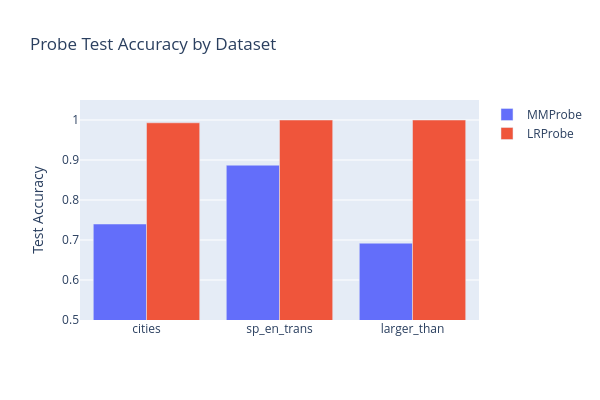

Write notebook code for a chart like this one.
### Markdown cell above
### Exercise - implement `LRProbe`

> ```yaml
> Difficulty: 🔴🔴🔴⚪⚪
> Importance: 🔵🔵🔵🔵🔵
> 
> You should spend up to 15-20 minutes on this exercise.
> Logistic regression is the most common probe type in the literature.
> ```

Implement a logistic regression probe using sklearn's `LogisticRegression` with `StandardScaler` normalization, matching the methodology of the deception-detection repo.

You need to fill in three methods:

1. **`__init__`**: Create a `Sequential(Linear(d_in, 1, bias=False), Sigmoid())` network, and register `scaler_mean` and `scaler_scale` as buffers (these store the scaler parameters for use at inference time).
2. **`forward`**: Apply `_normalize` to the input, then pass through `self.net`, squeezing the last dimension.
3. **`from_data`**: Train a `LogisticRegression(C=C, fit_intercept=False)` on `StandardScaler`-normalized activations, then construct an `LRProbe` with the fitted scaler parameters and copy the learned coefficients into `self.net[0].weight.data[0]`.

Key details:
* L2 regularization: `C=0.1` (matching the paper's lambda=10), `fit_intercept=False`
* The `_normalize` method applies the stored scaler parameters during forward passes and is already provided for you

### Code cell
class LRProbe(t.nn.Module):
    def __init__(self, d_in: int, scaler_mean: Tensor | None = None, scaler_scale: Tensor | None = None):
        super().__init__()
        self.net = t.nn.Sequential(
            t.nn.Linear(d_in, 1, bias=False),
            t.nn.Sigmoid()
        )
        self.register_buffer("scaler_mean", scaler_mean)
        self.register_buffer("scaler_scale", scaler_scale)
        

    def _normalize(self, x: Float[Tensor, "n d_model"]) -> Float[Tensor, "n d_model"]:
        """Apply StandardScaler normalization if scaler parameters are available."""
        if self.scaler_mean is not None and self.scaler_scale is not None:
            return (x - self.scaler_mean) / self.scaler_scale
        return x

    def forward(self, x: Float[Tensor, "n d_model"]) -> Float[Tensor, " n"]:
        normalized_x = self._normalize(x)
        return self.net(normalized_x).squeeze(-1)

    def pred(self, x: Float[Tensor, "n d_model"]) -> Float[Tensor, " n"]:
        return self(x).round()

    @property
    def direction(self) -> Float[Tensor, " d_model"]:
        return self.net[0].weight.data[0]

    @staticmethod
    def from_data(
        acts: Float[Tensor, "n d_model"],
        labels: Float[Tensor, " n"],
        C: float = 0.1,
        device: str = "cpu",
    ) -> "LRProbe":
        """
        Train an LR probe using sklearn's LogisticRegression with StandardScaler normalization.

        Args:
            acts: Activation matrix [n_samples, d_model].
            labels: Binary labels (1=true, 0=false).
            C: Inverse regularization strength (lower = stronger regularization).
                Default 0.1 (reg_coeff=10) matches the deception-detection paper's cfg.yaml.
                The repo class default is reg_coeff=1000 (C=0.001), which is stronger.
            device: Device to place the resulting probe on.
        """
        X = acts.cpu().float().numpy()
        y = labels.cpu().float().numpy()

        # Standardize features (zero mean, unit variance) before fitting, as in the paper
        scaler = StandardScaler()
        X_scaled = scaler.fit_transform(X)

        # fit_intercept=False: the paper fits on normalized data so the intercept is redundant
        lr_model = LogisticRegression(C=C, random_state=42, fit_intercept=False, max_iter=1000)
        lr_model.fit(X_scaled, y)

        # Build probe with scaler parameters baked in
        scaler_mean = t.tensor(scaler.mean_, dtype=t.float32)
        scaler_scale = t.tensor(scaler.scale_, dtype=t.float32)
        probe = LRProbe(acts.shape[-1], scaler_mean=scaler_mean, scaler_scale=scaler_scale).to(device)
        probe.net[0].weight.data[0] = t.tensor(lr_model.coef_[0], dtype=t.float32).to(device)

        return probe

lr_probe = LRProbe.from_data(train_acts["cities"], train_labels["cities"], device="cpu")

# Train accuracy
train_preds = lr_probe.pred(train_acts["cities"])
train_acc = (train_preds == train_labels["cities"]).float().mean().item()

# Test accuracy
test_preds = lr_probe.pred(test_acts["cities"])
test_acc = (test_preds == test_labels["cities"]).float().mean().item()

print("LRProbe on cities:")
print(f"  Train accuracy: {train_acc:.3f}")
print(f"  Test accuracy:  {test_acc:.3f}")
print(f"  Direction norm: {lr_probe.direction.norm().item():.3f}")
assert test_acc >= 0.90, f"Test accuracy too low: {test_acc:.3f} (expected >= 0.90)"

# Compare directions
mm_dir = mm_probe.direction / mm_probe.direction.norm()
lr_dir = lr_probe.direction / lr_probe.direction.norm()
cos_sim = (mm_dir.float() @ lr_dir.float()).item()
print(f"\nCosine similarity between MM and LR directions: {cos_sim:.4f}")

# Compare both probes across all 3 datasets
results_rows = []
for name in DATASET_NAMES:
    mm_p = MMProbe.from_data(train_acts[name], train_labels[name])
    lr_p = LRProbe.from_data(train_acts[name], train_labels[name])

    mm_test_acc = (mm_p.pred(test_acts[name]) == test_labels[name]).float().mean().item()
    lr_test_acc = (lr_p.pred(test_acts[name]) == test_labels[name]).float().mean().item()
    results_rows.append({"Dataset": name, "MM Test Acc": f"{mm_test_acc:.3f}", "LR Test Acc": f"{lr_test_acc:.3f}"})

results_df = pd.DataFrame(results_rows)
print("\nProbe accuracy comparison across datasets:")
display(results_df)

# Bar chart
fig = go.Figure()
fig.add_trace(go.Bar(name="MMProbe", x=DATASET_NAMES, y=[float(r["MM Test Acc"]) for r in results_rows]))
fig.add_trace(go.Bar(name="LRProbe", x=DATASET_NAMES, y=[float(r["LR Test Acc"]) for r in results_rows]))
fig.update_layout(
    title="Probe Test Accuracy by Dataset",
    yaxis_title="Test Accuracy",
    yaxis_range=[0.5, 1.05],
    barmode="group",
    height=400,
    width=600,
)
fig.show()

### Figure 1 — Plotly figure (JSON) as saved in the notebook; plotly's stock layout.template omitted (floating-point values rounded to 4 significant figures)
{"data": [{"name": "MMProbe", "type": "bar", "x": ["cities", "sp_en_trans", "larger_than"], "y": [0.74, 0.887, 0.692]}, {"name": "LRProbe", "type": "bar", "x": ["cities", "sp_en_trans", "larger_than"], "y": [0.993, 1, 1]}], "layout": {"barmode": "group", "height": 400, "title": {"text": "Probe Test Accuracy by Dataset"}, "width": 600, "yaxis": {"range": [0.5, 1.05], "title": {"text": "Test Accuracy"}}}}
